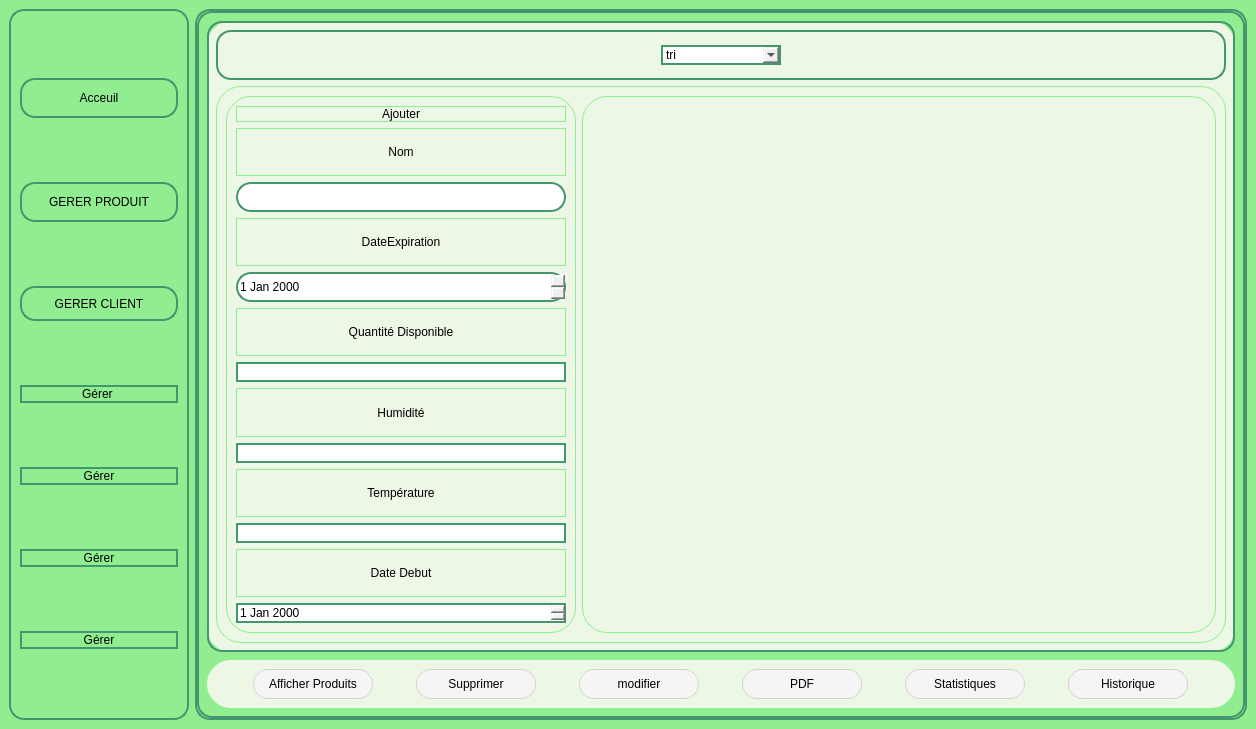
<?xml version="1.0" encoding="UTF-8"?>
<ui version="4.0">
 <class>MainWindow</class>
 <widget class="QMainWindow" name="MainWindow">
  <property name="geometry">
   <rect>
    <x>0</x>
    <y>0</y>
    <width>1256</width>
    <height>729</height>
   </rect>
  </property>
  <property name="minimumSize">
   <size>
    <width>1028</width>
    <height>0</height>
   </size>
  </property>
  <property name="windowTitle">
   <string>MainWindow</string>
  </property>
  <property name="styleSheet">
   <string notr="true">QMainWindow{
background-color:lightgreen;}


</string>
  </property>
  <widget class="QWidget" name="centralwidget">
   <layout class="QHBoxLayout" name="horizontalLayout">
    <item>
     <widget class="QFrame" name="header">
      <property name="minimumSize">
       <size>
        <width>180</width>
        <height>50</height>
       </size>
      </property>
      <property name="styleSheet">
       <string notr="true">ackground-color: #edf7e6;         /* Light green inside background */
border: 2px solid rgb(68, 150, 109); /* Green border */
border-radius: 15px;                /* Rounded corners with 15px radius */
</string>
      </property>
      <property name="frameShape">
       <enum>QFrame::Shape::StyledPanel</enum>
      </property>
      <property name="frameShadow">
       <enum>QFrame::Shadow::Raised</enum>
      </property>
      <layout class="QVBoxLayout" name="verticalLayout_3">
       <item>
        <widget class="QPushButton" name="bouttonacceuil">
         <property name="minimumSize">
          <size>
           <width>0</width>
           <height>40</height>
          </size>
         </property>
         <property name="styleSheet">
          <string notr="true"/>
         </property>
         <property name="text">
          <string>Acceuil</string>
         </property>
        </widget>
       </item>
       <item>
        <widget class="QPushButton" name="buttongererProduit">
         <property name="minimumSize">
          <size>
           <width>0</width>
           <height>40</height>
          </size>
         </property>
         <property name="styleSheet">
          <string notr="true"/>
         </property>
         <property name="text">
          <string>GERER PRODUIT</string>
         </property>
         <property name="autoExclusive">
          <bool>true</bool>
         </property>
        </widget>
       </item>
       <item>
        <widget class="QPushButton" name="buttongererClient">
         <property name="minimumSize">
          <size>
           <width>0</width>
           <height>35</height>
          </size>
         </property>
         <property name="styleSheet">
          <string notr="true"/>
         </property>
         <property name="text">
          <string>GERER CLIENT</string>
         </property>
         <property name="autoExclusive">
          <bool>true</bool>
         </property>
        </widget>
       </item>
       <item>
        <widget class="QPushButton" name="pushButton_2">
         <property name="styleSheet">
          <string notr="true"/>
         </property>
         <property name="text">
          <string>Gérer </string>
         </property>
         <property name="autoExclusive">
          <bool>true</bool>
         </property>
        </widget>
       </item>
       <item>
        <widget class="QPushButton" name="pushButton">
         <property name="text">
          <string>Gérer</string>
         </property>
         <property name="autoExclusive">
          <bool>true</bool>
         </property>
        </widget>
       </item>
       <item>
        <widget class="QPushButton" name="pushButton_3">
         <property name="styleSheet">
          <string notr="true"/>
         </property>
         <property name="text">
          <string>Gérer</string>
         </property>
         <property name="autoExclusive">
          <bool>true</bool>
         </property>
        </widget>
       </item>
       <item>
        <widget class="QPushButton" name="pushButton_4">
         <property name="styleSheet">
          <string notr="true"/>
         </property>
         <property name="text">
          <string>Gérer</string>
         </property>
         <property name="autoExclusive">
          <bool>true</bool>
         </property>
        </widget>
       </item>
      </layout>
     </widget>
    </item>
    <item>
     <widget class="QStackedWidget" name="stackedwidgetmainbody">
      <property name="styleSheet">
       <string notr="true">ackground-color: #edf7e6;         /* Light green inside background */
border: 2px solid rgb(68, 150, 109); /* Green border */
border-radius: 15px;                /* Rounded corners with 15px radius */
</string>
      </property>
      <property name="currentIndex">
       <number>1</number>
      </property>
      <widget class="QWidget" name="pageacceuil">
       <widget class="QLabel" name="label">
        <property name="geometry">
         <rect>
          <x>110</x>
          <y>20</y>
          <width>721</width>
          <height>511</height>
         </rect>
        </property>
        <property name="styleSheet">
         <string notr="true">border: 1 solid blue;
border-radius:25px;</string>
        </property>
        <property name="text">
         <string>Nom de l'Application</string>
        </property>
        <property name="alignment">
         <set>Qt::AlignmentFlag::AlignCenter</set>
        </property>
       </widget>
       <widget class="QFrame" name="frame_4">
        <property name="geometry">
         <rect>
          <x>199</x>
          <y>276</y>
          <width>750</width>
          <height>101</height>
         </rect>
        </property>
        <property name="minimumSize">
         <size>
          <width>750</width>
          <height>0</height>
         </size>
        </property>
        <property name="maximumSize">
         <size>
          <width>900</width>
          <height>16777215</height>
         </size>
        </property>
        <property name="styleSheet">
         <string notr="true"/>
        </property>
        <property name="frameShape">
         <enum>QFrame::Shape::StyledPanel</enum>
        </property>
        <property name="frameShadow">
         <enum>QFrame::Shadow::Raised</enum>
        </property>
        <layout class="QGridLayout" name="gridLayout_2"/>
       </widget>
      </widget>
      <widget class="QWidget" name="pagegererproduits">
       <layout class="QVBoxLayout" name="verticalLayout_2">
        <item>
         <widget class="QStackedWidget" name="stackedWidgetgererproduit">
          <property name="maximumSize">
           <size>
            <width>16777215</width>
            <height>16777215</height>
           </size>
          </property>
          <property name="styleSheet">
           <string notr="true">QStackedWidget {
border:1 solid lightgreen;
border-radius:25px;
background-color: #edf7e6;
}</string>
          </property>
          <property name="currentIndex">
           <number>0</number>
          </property>
          <widget class="QWidget" name="pageafficherproduits">
           <layout class="QVBoxLayout" name="verticalLayout_5">
            <item>
             <widget class="QFrame" name="frame_5">
              <property name="minimumSize">
               <size>
                <width>0</width>
                <height>50</height>
               </size>
              </property>
              <property name="maximumSize">
               <size>
                <width>16777215</width>
                <height>70</height>
               </size>
              </property>
              <property name="frameShape">
               <enum>QFrame::Shape::StyledPanel</enum>
              </property>
              <property name="frameShadow">
               <enum>QFrame::Shadow::Raised</enum>
              </property>
              <layout class="QHBoxLayout" name="horizontalLayout_4">
               <item>
                <widget class="QComboBox" name="menutri">
                 <property name="minimumSize">
                  <size>
                   <width>100</width>
                   <height>0</height>
                  </size>
                 </property>
                 <property name="maximumSize">
                  <size>
                   <width>120</width>
                   <height>16777215</height>
                  </size>
                 </property>
                 <item>
                  <property name="text">
                   <string>tri</string>
                  </property>
                 </item>
                 <item>
                  <property name="text">
                   <string>nom</string>
                  </property>
                 </item>
                 <item>
                  <property name="text">
                   <string/>
                  </property>
                 </item>
                </widget>
               </item>
              </layout>
             </widget>
            </item>
            <item>
             <widget class="QFrame" name="frame_7">
              <property name="styleSheet">
               <string notr="true">QFrame{
border:1 solid lightgreen;
border-radius:25px;
background-color: #edf7e6;
}
</string>
              </property>
              <property name="frameShape">
               <enum>QFrame::Shape::StyledPanel</enum>
              </property>
              <property name="frameShadow">
               <enum>QFrame::Shadow::Raised</enum>
              </property>
              <layout class="QHBoxLayout" name="horizontalLayout_2">
               <item>
                <widget class="QFrame" name="frame_6">
                 <property name="minimumSize">
                  <size>
                   <width>180</width>
                   <height>0</height>
                  </size>
                 </property>
                 <property name="maximumSize">
                  <size>
                   <width>350</width>
                   <height>16777215</height>
                  </size>
                 </property>
                 <property name="styleSheet">
                  <string notr="true">QPushButton
{background-color:whitesmoke;
color:black;
border-radius:15px;
border:1 solid lightgray}

QPushButton::hover{
background-color:white;
}
QPushButton::pressed{
background-color:lightblue;
}</string>
                 </property>
                 <property name="frameShape">
                  <enum>QFrame::Shape::StyledPanel</enum>
                 </property>
                 <property name="frameShadow">
                  <enum>QFrame::Shadow::Raised</enum>
                 </property>
                 <layout class="QVBoxLayout" name="verticalLayout_6">
                  <item>
                   <widget class="QPushButton" name="pushButton_6">
                    <property name="minimumSize">
                     <size>
                      <width>50</width>
                      <height>0</height>
                     </size>
                    </property>
                    <property name="maximumSize">
                     <size>
                      <width>16777215</width>
                      <height>16777215</height>
                     </size>
                    </property>
                    <property name="layoutDirection">
                     <enum>Qt::LayoutDirection::LeftToRight</enum>
                    </property>
                    <property name="styleSheet">
                     <string notr="true">QPushButton{
border:1 solid lightgreen;
border-radius:25px;
background-color: #edf7e6;
}
QPushButton::hover{
background-color:rgb(135, 131, 255)
}</string>
                    </property>
                    <property name="text">
                     <string>Ajouter</string>
                    </property>
                   </widget>
                  </item>
                  <item>
                   <widget class="QLabel" name="label_29">
                    <property name="styleSheet">
                     <string notr="true">align-text:center;</string>
                    </property>
                    <property name="text">
                     <string>Nom</string>
                    </property>
                    <property name="alignment">
                     <set>Qt::AlignmentFlag::AlignCenter</set>
                    </property>
                   </widget>
                  </item>
                  <item>
                   <widget class="QLineEdit" name="inputnomproduit_2">
                    <property name="minimumSize">
                     <size>
                      <width>100</width>
                      <height>30</height>
                     </size>
                    </property>
                    <property name="maximumSize">
                     <size>
                      <width>16777215</width>
                      <height>16777215</height>
                     </size>
                    </property>
                   </widget>
                  </item>
                  <item>
                   <widget class="QLabel" name="label_24">
                    <property name="text">
                     <string>DateExpiration</string>
                    </property>
                    <property name="alignment">
                     <set>Qt::AlignmentFlag::AlignCenter</set>
                    </property>
                   </widget>
                  </item>
                  <item>
                   <widget class="QDateEdit" name="inputdateexpiration_2">
                    <property name="minimumSize">
                     <size>
                      <width>0</width>
                      <height>30</height>
                     </size>
                    </property>
                   </widget>
                  </item>
                  <item>
                   <widget class="QLabel" name="label_28">
                    <property name="text">
                     <string>Quantité Disponible</string>
                    </property>
                    <property name="alignment">
                     <set>Qt::AlignmentFlag::AlignCenter</set>
                    </property>
                   </widget>
                  </item>
                  <item>
                   <widget class="QLineEdit" name="inputquantitedisponible_2"/>
                  </item>
                  <item>
                   <widget class="QLabel" name="label_26">
                    <property name="text">
                     <string>Humidité</string>
                    </property>
                    <property name="alignment">
                     <set>Qt::AlignmentFlag::AlignCenter</set>
                    </property>
                   </widget>
                  </item>
                  <item>
                   <widget class="QLineEdit" name="inputhumidite_2"/>
                  </item>
                  <item>
                   <widget class="QLabel" name="label_27">
                    <property name="text">
                     <string>Température</string>
                    </property>
                    <property name="alignment">
                     <set>Qt::AlignmentFlag::AlignCenter</set>
                    </property>
                   </widget>
                  </item>
                  <item>
                   <widget class="QLineEdit" name="inputtemperature_2"/>
                  </item>
                  <item>
                   <widget class="QLabel" name="label_25">
                    <property name="text">
                     <string>Date Debut</string>
                    </property>
                    <property name="alignment">
                     <set>Qt::AlignmentFlag::AlignCenter</set>
                    </property>
                   </widget>
                  </item>
                  <item>
                   <widget class="QDateEdit" name="inputdatedebut_2"/>
                  </item>
                 </layout>
                </widget>
               </item>
               <item>
                <widget class="QTableView" name="tableauproduits">
                 <property name="styleSheet">
                  <string notr="true">QHeaderView::section { background-color:rgb(20, 5, 104);
color:white; }</string>
                 </property>
                 <attribute name="verticalHeaderVisible">
                  <bool>false</bool>
                 </attribute>
                </widget>
               </item>
              </layout>
             </widget>
            </item>
           </layout>
          </widget>
          <widget class="QWidget" name="pageajoutproduit">
           <widget class="QLabel" name="label_11">
            <property name="geometry">
             <rect>
              <x>190</x>
              <y>190</y>
              <width>101</width>
              <height>51</height>
             </rect>
            </property>
            <property name="text">
             <string>ID Produit</string>
            </property>
           </widget>
           <widget class="QLineEdit" name="inputsupprimer">
            <property name="geometry">
             <rect>
              <x>310</x>
              <y>190</y>
              <width>181</width>
              <height>51</height>
             </rect>
            </property>
           </widget>
           <widget class="QPushButton" name="bouttonconfirmersupprimerproduit">
            <property name="geometry">
             <rect>
              <x>510</x>
              <y>190</y>
              <width>141</width>
              <height>51</height>
             </rect>
            </property>
            <property name="text">
             <string>Supprimer</string>
            </property>
           </widget>
           <widget class="QLabel" name="label_12">
            <property name="geometry">
             <rect>
              <x>90</x>
              <y>130</y>
              <width>371</width>
              <height>41</height>
             </rect>
            </property>
            <property name="styleSheet">
             <string notr="true">border:1 solid lightgreen;
border-radius:25px;
background-color: #edf7e6;</string>
            </property>
            <property name="text">
             <string>Veuillez introduire l'ID Produit à supprimer :</string>
            </property>
           </widget>
          </widget>
          <widget class="QWidget" name="pagemodifierproduit">
           <widget class="QLabel" name="label_20">
            <property name="geometry">
             <rect>
              <x>20</x>
              <y>120</y>
              <width>101</width>
              <height>31</height>
             </rect>
            </property>
            <property name="text">
             <string>ID Produit</string>
            </property>
           </widget>
           <widget class="QLabel" name="label_21">
            <property name="geometry">
             <rect>
              <x>20</x>
              <y>80</y>
              <width>311</width>
              <height>20</height>
             </rect>
            </property>
            <property name="text">
             <string>Veuillez introduire ID du produit à modifié</string>
            </property>
           </widget>
           <widget class="QLineEdit" name="idproduitmodif">
            <property name="geometry">
             <rect>
              <x>110</x>
              <y>120</y>
              <width>201</width>
              <height>31</height>
             </rect>
            </property>
           </widget>
           <widget class="QFrame" name="frame">
            <property name="geometry">
             <rect>
              <x>450</x>
              <y>70</y>
              <width>171</width>
              <height>311</height>
             </rect>
            </property>
            <property name="frameShape">
             <enum>QFrame::Shape::StyledPanel</enum>
            </property>
            <property name="frameShadow">
             <enum>QFrame::Shadow::Raised</enum>
            </property>
            <layout class="QVBoxLayout" name="verticalLayout">
             <item>
              <widget class="QLabel" name="label_2">
               <property name="text">
                <string>Nom</string>
               </property>
              </widget>
             </item>
             <item>
              <widget class="QLabel" name="label_3">
               <property name="text">
                <string>Date Expiration</string>
               </property>
              </widget>
             </item>
             <item>
              <widget class="QLabel" name="label_4">
               <property name="text">
                <string>Quantité Disponible</string>
               </property>
              </widget>
             </item>
             <item>
              <widget class="QLabel" name="label_17">
               <property name="text">
                <string>Humidité</string>
               </property>
              </widget>
             </item>
             <item>
              <widget class="QLabel" name="label_18">
               <property name="text">
                <string>Temperature</string>
               </property>
              </widget>
             </item>
             <item>
              <widget class="QLabel" name="label_19">
               <property name="text">
                <string>Date Debut</string>
               </property>
              </widget>
             </item>
            </layout>
           </widget>
           <widget class="QFrame" name="frame_2">
            <property name="geometry">
             <rect>
              <x>650</x>
              <y>70</y>
              <width>241</width>
              <height>311</height>
             </rect>
            </property>
            <property name="frameShape">
             <enum>QFrame::Shape::StyledPanel</enum>
            </property>
            <property name="frameShadow">
             <enum>QFrame::Shadow::Raised</enum>
            </property>
            <layout class="QVBoxLayout" name="verticalLayout_4">
             <item>
              <widget class="QLineEdit" name="intputnommodif"/>
             </item>
             <item>
              <widget class="QDateEdit" name="intputdateexpirationmodif"/>
             </item>
             <item>
              <widget class="QLineEdit" name="inputquantitedisponiblemodif"/>
             </item>
             <item>
              <widget class="QLineEdit" name="inputhumiditemodif"/>
             </item>
             <item>
              <widget class="QLineEdit" name="inputtemperaturemodif"/>
             </item>
             <item>
              <widget class="QDateEdit" name="intputdatedebutmodif"/>
             </item>
            </layout>
           </widget>
           <widget class="QPushButton" name="pushButton_5">
            <property name="geometry">
             <rect>
              <x>600</x>
              <y>400</y>
              <width>151</width>
              <height>29</height>
             </rect>
            </property>
            <property name="text">
             <string>Confirmer</string>
            </property>
           </widget>
           <widget class="QPushButton" name="pushButton_7">
            <property name="geometry">
             <rect>
              <x>330</x>
              <y>120</y>
              <width>93</width>
              <height>29</height>
             </rect>
            </property>
            <property name="text">
             <string>envoyer</string>
            </property>
           </widget>
          </widget>
          <widget class="QWidget" name="pagestatistiques">
           <widget class="QLabel" name="label_22">
            <property name="geometry">
             <rect>
              <x>510</x>
              <y>160</y>
              <width>111</width>
              <height>121</height>
             </rect>
            </property>
            <property name="text">
             <string>STATISTIQUES</string>
            </property>
           </widget>
          </widget>
         </widget>
        </item>
        <item>
         <widget class="QFrame" name="frameoperationsproduits">
          <property name="minimumSize">
           <size>
            <width>0</width>
            <height>50</height>
           </size>
          </property>
          <property name="styleSheet">
           <string notr="true">QFrame{
border:1 solid lightgreen;
border-radius:25px;
background-color: #edf7e6;
}</string>
          </property>
          <property name="frameShape">
           <enum>QFrame::Shape::StyledPanel</enum>
          </property>
          <property name="frameShadow">
           <enum>QFrame::Shadow::Raised</enum>
          </property>
          <layout class="QHBoxLayout" name="horizontalLayout_3">
           <item>
            <widget class="QPushButton" name="bouttonafficherproduits">
             <property name="minimumSize">
              <size>
               <width>120</width>
               <height>0</height>
              </size>
             </property>
             <property name="maximumSize">
              <size>
               <width>120</width>
               <height>50</height>
              </size>
             </property>
             <property name="styleSheet">
              <string notr="true">QPushButton
{background-color:whitesmoke;
color:black;
border-radius:15px;
border:1 solid lightgray}

QPushButton::hover{
background-color:white;
}
QPushButton::pressed{
background-color:lightblue;
}</string>
             </property>
             <property name="text">
              <string>Afficher Produits</string>
             </property>
            </widget>
           </item>
           <item>
            <widget class="QPushButton" name="bouttonajouterproduit">
             <property name="minimumSize">
              <size>
               <width>100</width>
               <height>0</height>
              </size>
             </property>
             <property name="maximumSize">
              <size>
               <width>120</width>
               <height>80</height>
              </size>
             </property>
             <property name="styleSheet">
              <string notr="true">QPushButton
{background-color:whitesmoke;
color:black;
border-radius:15px;
border:1 solid lightgray}

QPushButton::hover{
background-color:white;
}
QPushButton::pressed{
background-color:lightblue;
}</string>
             </property>
             <property name="text">
              <string>Supprimer</string>
             </property>
            </widget>
           </item>
           <item>
            <widget class="QPushButton" name="bouttonmodifierproduit">
             <property name="minimumSize">
              <size>
               <width>120</width>
               <height>0</height>
              </size>
             </property>
             <property name="maximumSize">
              <size>
               <width>120</width>
               <height>80</height>
              </size>
             </property>
             <property name="styleSheet">
              <string notr="true">QPushButton
{background-color:whitesmoke;
color:black;
border-radius:15px;
border:1 solid lightgray}

QPushButton::hover{
background-color:white;
}
QPushButton::pressed{
background-color:lightblue;
}</string>
             </property>
             <property name="text">
              <string>modifier</string>
             </property>
            </widget>
           </item>
           <item>
            <widget class="QPushButton" name="bouttonsupprimerproduit">
             <property name="minimumSize">
              <size>
               <width>120</width>
               <height>0</height>
              </size>
             </property>
             <property name="maximumSize">
              <size>
               <width>120</width>
               <height>80</height>
              </size>
             </property>
             <property name="styleSheet">
              <string notr="true">QPushButton
{background-color:whitesmoke;
color:black;
border-radius:15px;
border:1 solid lightgray}

QPushButton::hover{
background-color:white;
}
QPushButton::pressed{
background-color:lightblue;
}</string>
             </property>
             <property name="text">
              <string>PDF</string>
             </property>
            </widget>
           </item>
           <item>
            <widget class="QPushButton" name="bouttonstatistiques">
             <property name="minimumSize">
              <size>
               <width>120</width>
               <height>0</height>
              </size>
             </property>
             <property name="maximumSize">
              <size>
               <width>120</width>
               <height>80</height>
              </size>
             </property>
             <property name="styleSheet">
              <string notr="true">QPushButton
{background-color:whitesmoke;
color:black;
border-radius:15px;
border:1 solid lightgray}

QPushButton::hover{
background-color:white;
}
QPushButton::pressed{
background-color:lightblue;
}</string>
             </property>
             <property name="text">
              <string>Statistiques</string>
             </property>
            </widget>
           </item>
           <item>
            <widget class="QPushButton" name="bouttonhistorique">
             <property name="minimumSize">
              <size>
               <width>120</width>
               <height>0</height>
              </size>
             </property>
             <property name="maximumSize">
              <size>
               <width>120</width>
               <height>80</height>
              </size>
             </property>
             <property name="styleSheet">
              <string notr="true">QPushButton
{background-color:whitesmoke;
color:black;
border-radius:15px;
border:1 solid lightgray}

QPushButton::hover{
background-color:white;
}
QPushButton::pressed{
background-color:lightblue;
}</string>
             </property>
             <property name="text">
              <string>Historique</string>
             </property>
            </widget>
           </item>
          </layout>
         </widget>
        </item>
       </layout>
      </widget>
     </widget>
    </item>
   </layout>
  </widget>
 </widget>
 <resources/>
 <connections/>
</ui>
